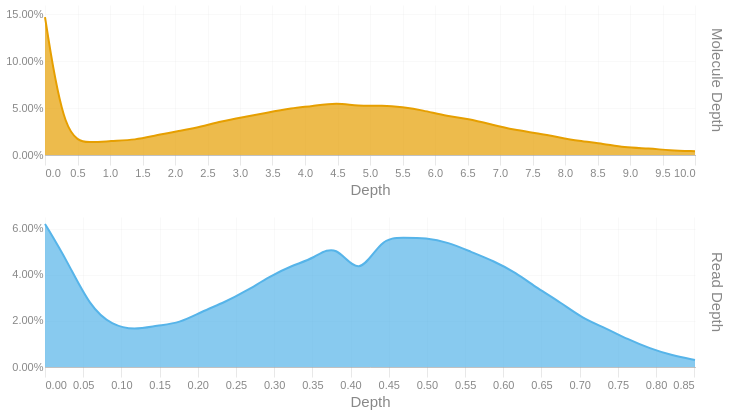

Write notebook code for a chart like this one.
### Code cell
readdep = depth_hist(tb['Read Depth'], q99, 3)
readdep = readdep.with_columns(pl.lit('Read Depth').alias('Metric'))
if not SKIPLR:
    moldep = depth_hist(tb['Molecule Depth'], mol_q99, 1)
    moldep = moldep.with_columns(pl.lit('Molecule Depth').alias('Metric'))
    _hist = pl.concat([readdep, moldep])
    _hist = _hist.filter(pl.col('Proportion') != 0)
    with SafeRender(_hist):
        (
            alt.Chart(_hist)        
            .mark_area(interpolate = "basis")
            .encode(
                x=alt.X('Bin:Q').scale(domainMin=0).axis(alt.Axis(title='Depth')),
                y = alt.Y('Proportion:Q', title = None).axis(format = '.2%'),
                color = alt.Color('Metric:N').legend(None),
                row = alt.Row("Metric:N").header(title = None, labelOrient = 'right'),
                tooltip = [
                    alt.Tooltip("Metric:N", title = "Metric"),
                    alt.Tooltip('Interval:N', title = "Depth Interval"),
                    alt.Tooltip('Proportion:Q', title = "% Alignments").format('.2%')
                ]
            )
            .resolve_scale(x='independent', y='independent')
            .properties(
                height = 150, width = 650,
                usermeta={'embedOptions': {'downloadFileName': f'{samplename}.depth.hist'}}
            )
        ).display()
else:
    readdep = readdep.filter(pl.col('Proportion') != 0)
    with SafeRender(readdep):
        (
            alt.Chart(readdep)        
            .mark_area(interpolate = "basis")
            .encode(
                x=alt.X('Bin:Q').scale(domainMin=0).axis(alt.Axis(title='Depth')),
                y = alt.Y('Proportion:Q', title = None).axis(format = '.2%'),
                tooltip = [
                    alt.Tooltip('Interval:N', title = "Depth Interval"),
                    alt.Tooltip('Proportion:Q', title = "% Alignments").format('.2%')
                ]
            )
            .properties(
                usermeta={'embedOptions': {'downloadFileName': f'{samplename}.depth.hist'}}
            )
        ).display()

### Figure 1 — Vega-Lite specification as saved in the notebook (floating-point values rounded to 4 significant figures)
{"width": 650, "height": 150, "config": {"title": {"anchor": "start", "dy": -15, "fontSize": 18, "color": "#888888", "subtitleColor": "#888888", "subtitleFontSize": 14}, "arc": {"fill": "#0072B2"}, "axis": {"domainColor": "#888888", "domainWidth": 0.5, "gridWidth": 0.2, "grid": false, "titleFontWeight": 400, "titleFontSize": 15, "labelFontSize": 11, "labelColor": "#888888", "tickColor": "#888888", "tickWidth": 0.2, "titleColor": "#888888"}, "axisBand": {"grid": false}, "axisX": {"grid": true, "tickSize": 10, "domainCap": "round"}, "axisY": {"domain": false, "grid": true, "tickSize": 0, "domainCap": "round"}, "background": "transparent", "header": {"labelFontSize": 15, "labelColor": "#888888", "titleFontSize": 15, "titleFontWeight": 600, "titleColor": "#888888"}, "legend": {"labelFont": "sans-serif", "labelFontSize": 12, "labelColor": "#888888", "symbolSize": 100, "symbolType": "circle", "titleFontSize": 12, "titlePadding": 10, "titleColor": "#888888", "title": null}, "range": {"category": ["#E69F00", "#56B4E9", "#009E73", "#F0E442", "#0072B2", "#D55E00", "#CC79A7", "#000000"], "diverging": ["#cfe8f3", "#a2d4ec", "#73bfe2", "#46abdb", "#1696d2", "#12719e"]}, "area": {"fill": "#0072B2", "fillOpacity": 0.7, "line": true, "strokeOpacity": 0.7}, "line": {"color": "#0072B2", "stroke": "#0072B2", "strokeWidth": 2}, "trail": {"color": "#0072B2", "stroke": "#0072B2", "strokeWidth": 0, "size": 1}, "point": {"filled": true, "fillOpacity": 1.0, "size": 95}, "text": {"color": "#888888", "fontSize": 11, "align": "right", "fontWeight": 400, "size": 11}, "bar": {"fill": "#0072B2", "stroke": null}, "view": {"stroke": null, "continuousWidth": 660, "continuousHeight": 400}}, "data": {"name": "data-30e5c55fe7a4c27774bfb1cae123a157"}, "mark": {"type": "area", "interpolate": "basis"}, "encoding": {"color": {"field": "Metric", "legend": null, "type": "nominal"}, "row": {"field": "Metric", "header": {"title": null, "labelOrient": "right"}, "type": "nominal"}, "tooltip": [{"field": "Metric", "title": "Metric", "type": "nominal"}, {"field": "Interval", "title": "Depth Interval", "type": "nominal"}, {"field": "Proportion", "format": ".2%", "title": "% Alignments", "type": "quantitative"}], "x": {"axis": {"title": "Depth"}, "field": "Bin", "scale": {"domainMin": 0}, "type": "quantitative"}, "y": {"axis": {"format": ".2%"}, "field": "Proportion", "title": null, "type": "quantitative"}}, "resolve": {"scale": {"x": "independent", "y": "independent"}}, "usermeta": {"embedOptions": {"downloadFileName": "TF26LRJL0019_5B_10484332_23Y22YLT4_L7.depth.hist"}}, "$schema": "https://vega.github.io/schema/vega-lite/v6.4.1.json", "datasets": {"data-30e5c55fe7a4c27774bfb1cae123a157": [{"Bin": 0.0, "Interval": "0.0-0.029", "Proportion": 0.062, "Metric": "Read Depth"}, {"Bin": 0.029, "Interval": "0.029-0.059", "Proportion": 0.046, "Metric": "Read Depth"}, {"Bin": 0.059, "Interval": "0.059-0.088", "Proportion": 0.026, "Metric": "Read Depth"}, {"Bin": 0.088, "Interval": "0.088-0.117", "Proportion": 0.018, "Metric": "Read Depth"}, {"Bin": 0.117, "Interval": "0.117-0.147", "Proportion": 0.016, "Metric": "Read Depth"}, {"Bin": 0.147, "Interval": "0.147-0.176", "Proportion": 0.018, "Metric": "Read Depth"}, {"Bin": 0.176, "Interval": "0.176-0.205", "Proportion": 0.019, "Metric": "Read Depth"}, {"Bin": 0.205, "Interval": "0.205-0.235", "Proportion": 0.024, "Metric": "Read Depth"}, {"Bin": 0.235, "Interval": "0.235-0.264", "Proportion": 0.028, "Metric": "Read Depth"}, {"Bin": 0.264, "Interval": "0.264-0.293", "Proportion": 0.033, "Metric": "Read Depth"}, {"Bin": 0.293, "Interval": "0.293-0.323", "Proportion": 0.039, "Metric": "Read Depth"}, {"Bin": 0.323, "Interval": "0.323-0.352", "Proportion": 0.044, "Metric": "Read Depth"}, {"Bin": 0.352, "Interval": "0.352-0.381", "Proportion": 0.047, "Metric": "Read Depth"}, {"Bin": 0.381, "Interval": "0.381-0.411", "Proportion": 0.054, "Metric": "Read Depth"}, {"Bin": 0.411, "Interval": "0.411-0.44", "Proportion": 0.038, "Metric": "Read Depth"}, {"Bin": 0.44, "Interval": "0.44-0.469", "Proportion": 0.056, "Metric": "Read Depth"}, {"Bin": 0.469, "Interval": "0.469-0.499", "Proportion": 0.056, "Metric": "Read Depth"}, {"Bin": 0.499, "Interval": "0.499-0.528", "Proportion": 0.056, "Metric": "Read Depth"}, {"Bin": 0.528, "Interval": "0.528-0.557", "Proportion": 0.054, "Metric": "Read Depth"}, {"Bin": 0.557, "Interval": "0.557-0.587", "Proportion": 0.05, "Metric": "Read Depth"}, {"Bin": 0.587, "Interval": "0.587-0.616", "Proportion": 0.046, "Metric": "Read Depth"}, {"Bin": 0.616, "Interval": "0.616-0.645", "Proportion": 0.041, "Metric": "Read Depth"}, {"Bin": 0.645, "Interval": "0.645-0.675", "Proportion": 0.034, "Metric": "Read Depth"}, {"Bin": 0.675, "Interval": "0.675-0.704", "Proportion": 0.028, "Metric": "Read Depth"}, {"Bin": 0.704, "Interval": "0.704-0.733", "Proportion": 0.021, "Metric": "Read Depth"}, {"Bin": 0.733, "Interval": "0.733-0.763", "Proportion": 0.017, "Metric": "Read Depth"}, {"Bin": 0.763, "Interval": "0.763-0.792", "Proportion": 0.012, "Metric": "Read Depth"}, {"Bin": 0.792, "Interval": "0.792-0.821", "Proportion": 0.008, "Metric": "Read Depth"}, {"Bin": 0.821, "Interval": "0.821-0.851", "Proportion": 0.005, "Metric": "Read Depth"}, {"Bin": 0.851, "Interval": "0.851-0.88", "Proportion": 0.003, "Metric": "Read Depth"}, {"Bin": 0.0, "Interval": "0.0-0.3", "Proportion": 0.147, "Metric": "Molecule Depth"}, {"Bin": 0.3, "Interval": "0.3-0.7", "Proportion": 0.016, "Metric": "Molecule Depth"}, {"Bin": 0.7, "Interval": "0.7-1.0", "Proportion": 0.013, "Metric": "Molecule Depth"}, {"Bin": 1.0, "Interval": "1.0-1.4", "Proportion": 0.015, "Metric": "Molecule Depth"}, {"Bin": 1.4, "Interval": "1.4-1.7", "Proportion": 0.016, "Metric": "Molecule Depth"}, {"Bin": 1.7, "Interval": "1.7-2.1", "Proportion": 0.021, "Metric": "Molecule Depth"}, {"Bin": 2.1, "Interval": "2.1-2.4", "Proportion": 0.026, "Metric": "Molecule Depth"}, {"Bin": 2.4, "Interval": "2.4-2.7", "Proportion": 0.03, "Metric": "Molecule Depth"}, {"Bin": 2.7, "Interval": "2.7-3.1", "Proportion": 0.036, "Metric": "Molecule Depth"}, {"Bin": 3.1, "Interval": "3.1-3.4", "Proportion": 0.041, "Metric": "Molecule Depth"}, {"Bin": 3.4, "Interval": "3.4-3.8", "Proportion": 0.045, "Metric": "Molecule Depth"}, {"Bin": 3.8, "Interval": "3.8-4.1", "Proportion": 0.05, "Metric": "Molecule Depth"}, {"Bin": 4.1, "Interval": "4.1-4.5", "Proportion": 0.052, "Metric": "Molecule Depth"}, {"Bin": 4.5, "Interval": "4.5-4.8", "Proportion": 0.056, "Metric": "Molecule Depth"}, {"Bin": 4.8, "Interval": "4.8-5.2", "Proportion": 0.052, "Metric": "Molecule Depth"}, {"Bin": 5.2, "Interval": "5.2-5.5", "Proportion": 0.053, "Metric": "Molecule Depth"}, {"Bin": 5.5, "Interval": "5.5-5.8", "Proportion": 0.051, "Metric": "Molecule Depth"}, {"Bin": 5.8, "Interval": "5.8-6.2", "Proportion": 0.048, "Metric": "Molecule Depth"}, {"Bin": 6.2, "Interval": "6.2-6.5", "Proportion": 0.041, "Metric": "Molecule Depth"}, {"Bin": 6.5, "Interval": "6.5-6.9", "Proportion": 0.039, "Metric": "Molecule Depth"}, {"Bin": 6.9, "Interval": "6.9-7.2", "Proportion": 0.032, "Metric": "Molecule Depth"}, {"Bin": 7.2, "Interval": "7.2-7.6", "Proportion": 0.027, "Metric": "Molecule Depth"}, {"Bin": 7.6, "Interval": "7.6-7.9", "Proportion": 0.023, "Metric": "Molecule Depth"}, {"Bin": 7.9, "Interval": "7.9-8.2", "Proportion": 0.019, "Metric": "Molecule Depth"}, {"Bin": 8.2, "Interval": "8.2-8.6", "Proportion": 0.015, "Metric": "Molecule Depth"}, {"Bin": 8.6, "Interval": "8.6-8.9", "Proportion": 0.012, "Metric": "Molecule Depth"}, {"Bin": 8.9, "Interval": "8.9-9.3", "Proportion": 0.008, "Metric": "Molecule Depth"}, {"Bin": 9.3, "Interval": "9.3-9.6", "Proportion": 0.007, "Metric": "Molecule Depth"}, {"Bin": 9.6, "Interval": "9.6-10.0", "Proportion": 0.005, "Metric": "Molecule Depth"}, {"Bin": 10.0, "Interval": "10.0-10.31", "Proportion": 0.004, "Metric": "Molecule Depth"}]}}
